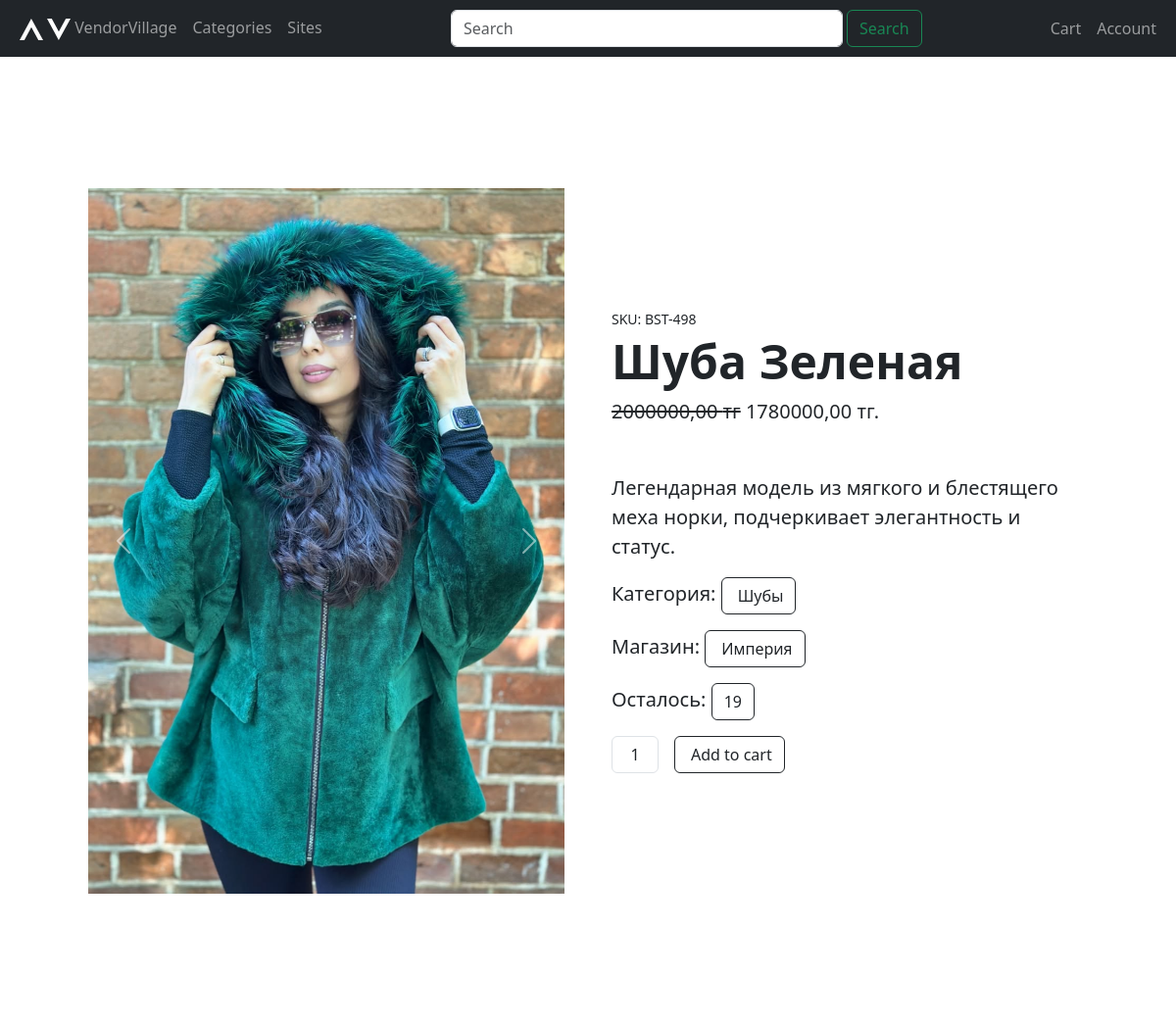
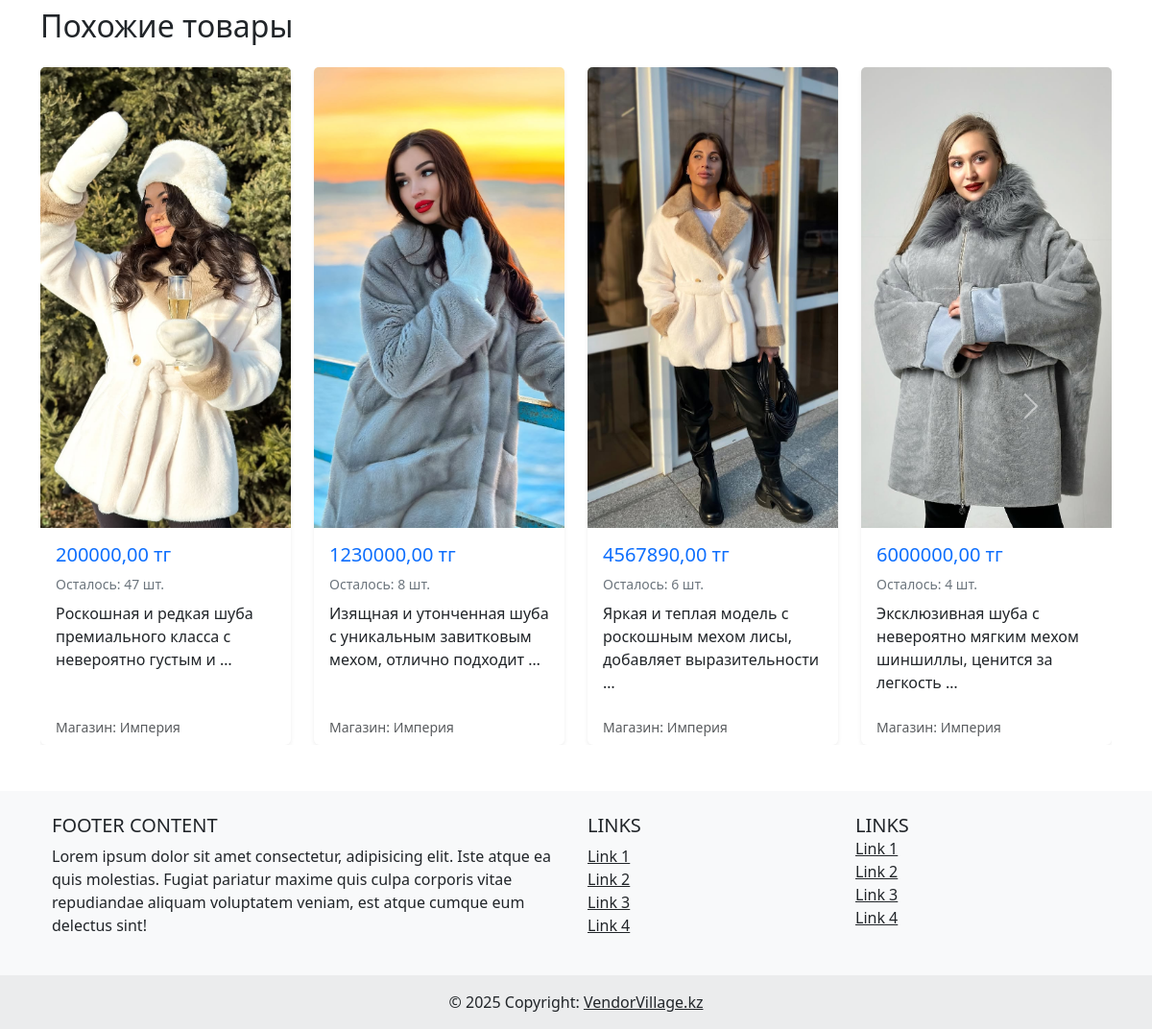
The app's page /marketplace/product/2/, older data (2 pictures, top to bottom).
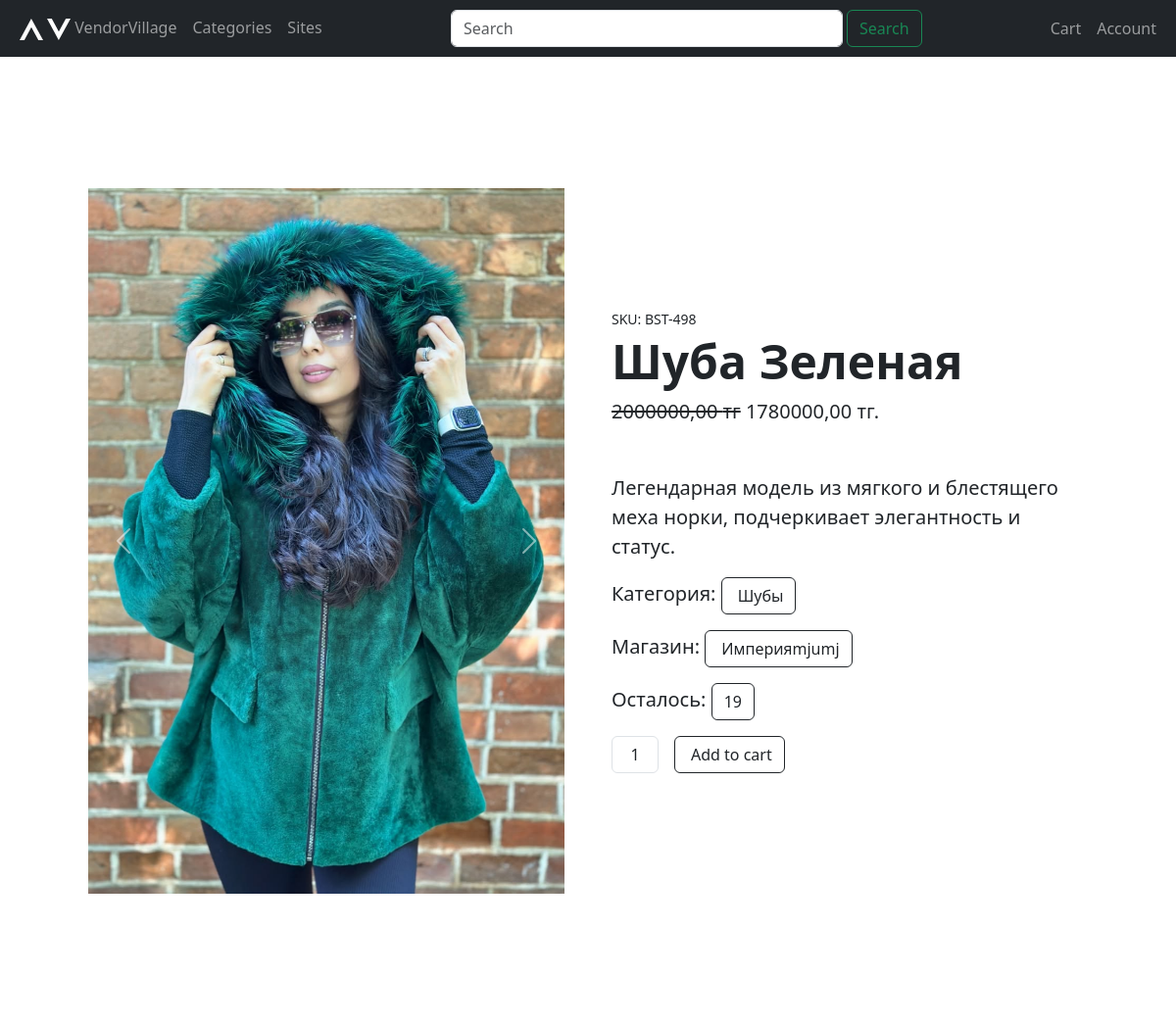
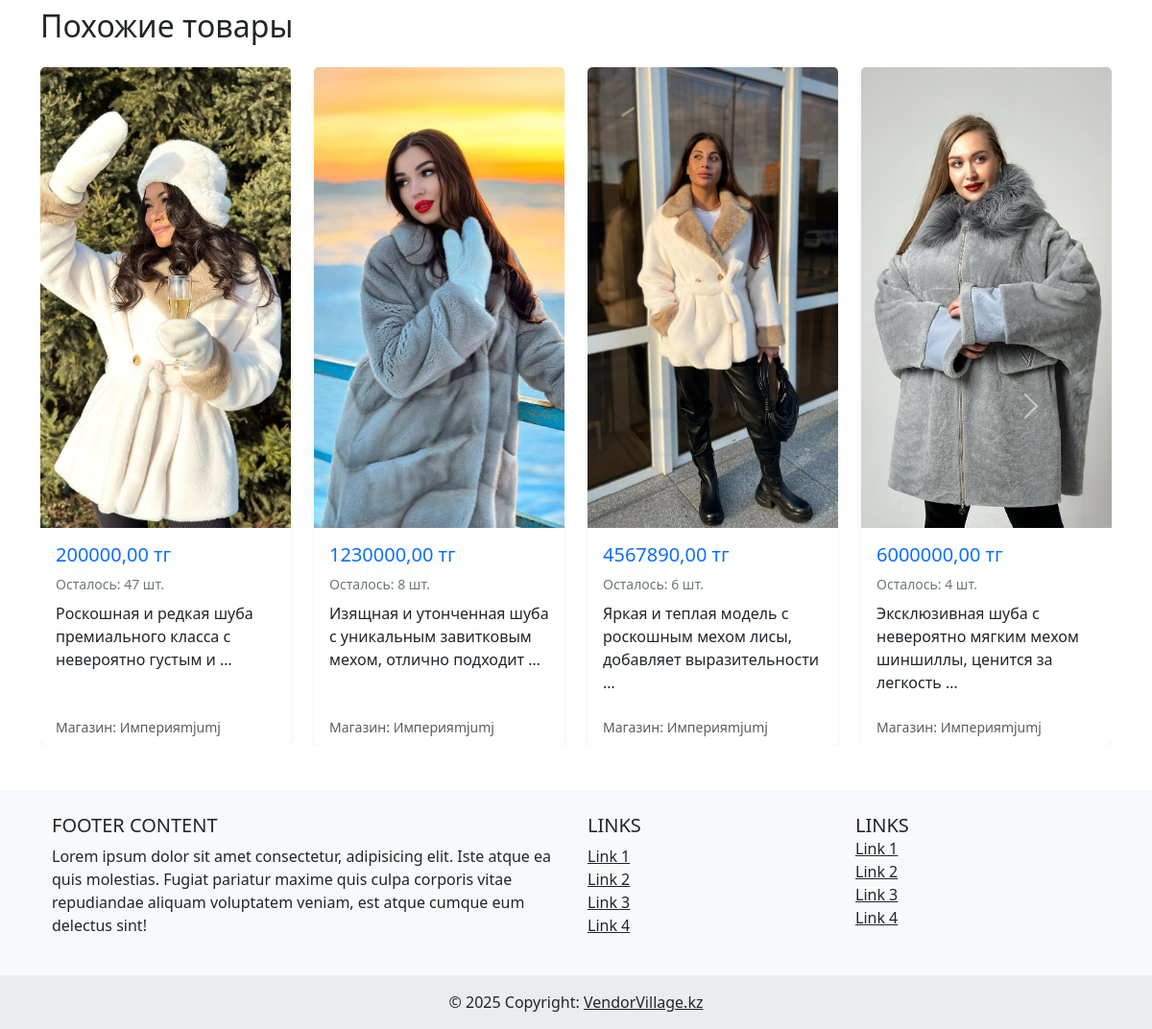
The same page, newer data (2 pictures, top to bottom).
### marketplace/models.py (models this page shows, shortened)
class Product(models.Model):
    business = models.ForeignKey(
        Business,  # или 'app_name.Business'
        on_delete=models.CASCADE,
        related_name='products',
        null=False,
        default=None,
    )
    category = models.ForeignKey(
        Category,
        on_delete=models.SET_NULL,
        blank=True,
        null=True,
        related_name='products'
    )
    name = models.CharField(max_length=200)
    description = models.TextField(blank=True, null=True)
    price = models.DecimalField(max_digits=10, decimal_places=2)
    discount = models.DecimalField(max_digits=10, decimal_places=2, default=None, null=True, blank=True)
    stock_quantity = models.PositiveIntegerField(default=0)
    on_the_main = models.BooleanField(default=False)
    created_at = models.DateTimeField(auto_now_add=True)
    updated_at = models.DateTimeField(auto_now=True)
    class Meta:
        verbose_name = 'Товар'
        verbose_name_plural = 'Товары'

class Category(MPTTModel):
    name = models.CharField(max_length=100)
    parent = TreeForeignKey(
        'self', null=True, blank=True, on_delete=models.CASCADE, related_name='children'
    )
    description = models.TextField(blank=True, null=True)
    page_identificator = models.CharField(max_length=100, blank=True, null=True, default=None)
    big_image = models.ImageField(upload_to='category_images/big_images/', blank=True, null=True, default=None)
    small_image = models.ImageField(upload_to='category_images/small_images/', blank=True, null=True, default=None)
    ordering = models.PositiveSmallIntegerField(default=0)
    created_at = models.DateTimeField(auto_now_add=True)
    updated_at = models.DateTimeField(auto_now=True)
    class Meta:
        verbose_name = 'Категория товара'
        verbose_name_plural = 'Категории товаров'
    class MPTTMeta:
        order_insertion_by = ['name']

class ProductImage(models.Model):
    product = models.ForeignKey(
        Product,
        on_delete=models.CASCADE,
        related_name='images'
    )
    image = models.ImageField(upload_to=product_image_path)
    created_at = models.DateTimeField(auto_now_add=True)
    class Meta:
        verbose_name = 'Product Image'
        verbose_name_plural = 'Product Images'

### core/models.py (models this page shows, shortened)
class Business(models.Model):
    owner = models.ForeignKey(
        'core.User',
        on_delete=models.CASCADE,
        related_name='businesses'
    )
    business_type = models.ForeignKey(
        'core.BusinessType',
        on_delete=models.CASCADE,
        related_name='businesses'
    )
    name = models.CharField(max_length=255)
    description = models.TextField(blank=True, null=True)
    address = models.CharField(max_length=255, blank=True, null=True)
    phone = models.CharField(max_length=20, blank=True, null=True)
    business_logo = models.ImageField(upload_to=business_logo_path, blank=True, null=True)
    html_template = models.FileField(upload_to=html_template_path, blank=True, null=True)
    product_card_template = models.FileField(upload_to='business/', blank=True, null=True)
    product_detail_template = models.FileField(upload_to='business/', blank=True, null=True)
    background_image = models.ImageField(upload_to=business_bg_path, blank=True, null=True)
    created_at = models.DateTimeField(auto_now_add=True)
    updated_at = models.DateTimeField(auto_now=True)
    slug = models.SlugField(max_length=255, unique=True, blank=True, null=True)

### marketplace/views.py (the view)
# urls.py: path('product/<int:pk>/', views.product_detail, name='product_detail'),
def product_detail(request, pk):
    product = get_object_or_404(Product, pk=pk)
    images = product.images.all()  # связанные изображения
    attributes = (
        product.attributes.all()
    )  # связанные атрибуты (связь через ProductAttribute)
    same_products = Product.objects.filter(category=product.category).exclude(
        id=product.id
    )[:8]
    context = {
        "product": product,
        "images": images,
        "attributes": attributes,
        "same_products": same_products,
    }
    return render(request, "marketplace/product_detail.html", context)

### templates/marketplace/product_detail.html (shortened to what the changed rows need)
{% extends "base.html" %}
{% load static %}
{% block content %}
    <section class="py-5">
            <div class="container px-4 px-lg-5 my-5">
                <div class="row gx-4 gx-lg-5 align-items-center">
                    <div class="col-md-6">
                        <div class="small mb-1">SKU: BST-498</div>
                        <h1 class="display-5 fw-bolder">{{ product.name }}</h1>
                        <div class="fs-5 mb-5">
                            {% if product.discount > 0 %}
                            <span class="text-decoration-line-through">{{ product.price }} тг</span>
                            <span>{{ product.discount }} тг.</span>
                            {% else %}
                            <span>{{ product.price }} тг.</span>
                            {% endif %}
                        </div>
                        <p class="lead">{{ product.description }}</p>
                        <p class="lead">
                            <strong>Категория:</strong>
                            {% if product.category %}
                              <a href="{% url 'marketplace:child_category_list' product.category.id %}">
                                  <button class="btn btn-outline-dark flex-shrink-0" type="button">
                                    {{ product.category.name }}
                                </button>
                              </a>
                            {% else %}
                              <button class="btn btn-outline-dark flex-shrink-0" type="button">
                                    <i class="bi-cart-fill me-1"></i>
                                    Не указано
                                </button>
                            {% endif %}
                          </p>
                          <p class="lead">
                            <strong>Магазин:</strong>
                            <a href="{% url 'marketplace:product_detail' product.id %}">
                            <button class="btn btn-outline-dark flex-shrink-0" type="button">
                                    {{ product.business.name }}
                                </button>
                            </a>
                          </p>
                          <p class="lead">
                            <strong>Осталось:</strong>
                            <button class="btn btn-outline-dark">
                                    {{ product.stock_quantity }}
                                </button>
                          </p>
                        <div class="d-flex">
                            <input class="form-control text-center me-3" id="inputQuantity" type="num" value="1" style="max-width: 3rem">
                            <button class="btn btn-outline-dark flex-shrink-0" type="button">
                            </button>
                        </div>
                    </div>
                </div>
            </div>
    </section>
    {% if same_products %}
  <div class="mt-5">
    <h2 class="mb-4">Похожие товары</h2>
    <div id="sameProductsCarousel" class="carousel slide" data-bs-ride="carousel">
      <div class="carousel-inner">
        {% for product in same_products %}
          {% if forloop.first or forloop.counter0|divisibleby:4 %}
            <div class="carousel-item {% if forloop.first %}active{% endif %}">
              <div class="row row-cols-1 row-cols-md-4 g-4">
          {% endif %}
          {% include "marketplace/includes/product_card.html" %}
          {% if forloop.counter|divisibleby:4 or forloop.last %}
              </div>
            </div>
          {% endif %}
        {% endfor %}
      </div>
    </div>
  </div>
  {% endif %}
{% endblock %}

### templates/marketplace/includes/product_card.html (shortened to what this page needs)
{% load static %}
<div class="col">
  <div class="card h-100 shadow-sm border-0 position-relative">
    {% if product.images.first %}
      <img src="{{ product.images.first.image.url }}" class="card-img-top" alt="{{ product.name }}">
    {% endif %}
    <div class="card-body">
      {% if product.discount > 0 %}
        <p class="mb-2">
          <span class="badge bg-danger me-2">{{ product.discount }} тг</span>
          <span class="text-muted text-decoration-line-through">{{ product.price }} тг</span>
        </p>
      {% else %}
        <p class="h5 text-primary mb-2">{{ product.price }} тг</p>
      {% endif %}
      <p class="mb-2 small text-secondary">Осталось: {{ product.stock_quantity }} шт.</p>
      <p class="card-text">{{ product.description|truncatewords:10 }}</p>
    </div>
    <div class="card-footer bg-transparent border-top-0 d-flex justify-content-between align-items-center">
      <small class="text-muted">Магазин: {{ product.business.name }}</small>
    </div>
  </div>
</div>

Row changes from the older to the newer data that the page shows:
changed through a linked row, Product "Шуба Зеленая": business.name "Империя" → "Империяmjumj"
changed through a linked row, Product "Роскошная и редкая шуба премиального класса с невероятно густым и …": business.name "Империя" → "Империяmjumj"
changed through a linked row, Product "Изящная и утонченная шуба с уникальным завитковым мехом, отлично подходит …": business.name "Империя" → "Империяmjumj"
changed through a linked row, Product "Яркая и теплая модель с роскошным мехом лисы, добавляет выразительности …": business.name "Империя" → "Империяmjumj"
changed through a linked row, Product "Эксклюзивная шуба с невероятно мягким мехом шиншиллы, ценится за легкость …": business.name "Империя" → "Империяmjumj"
